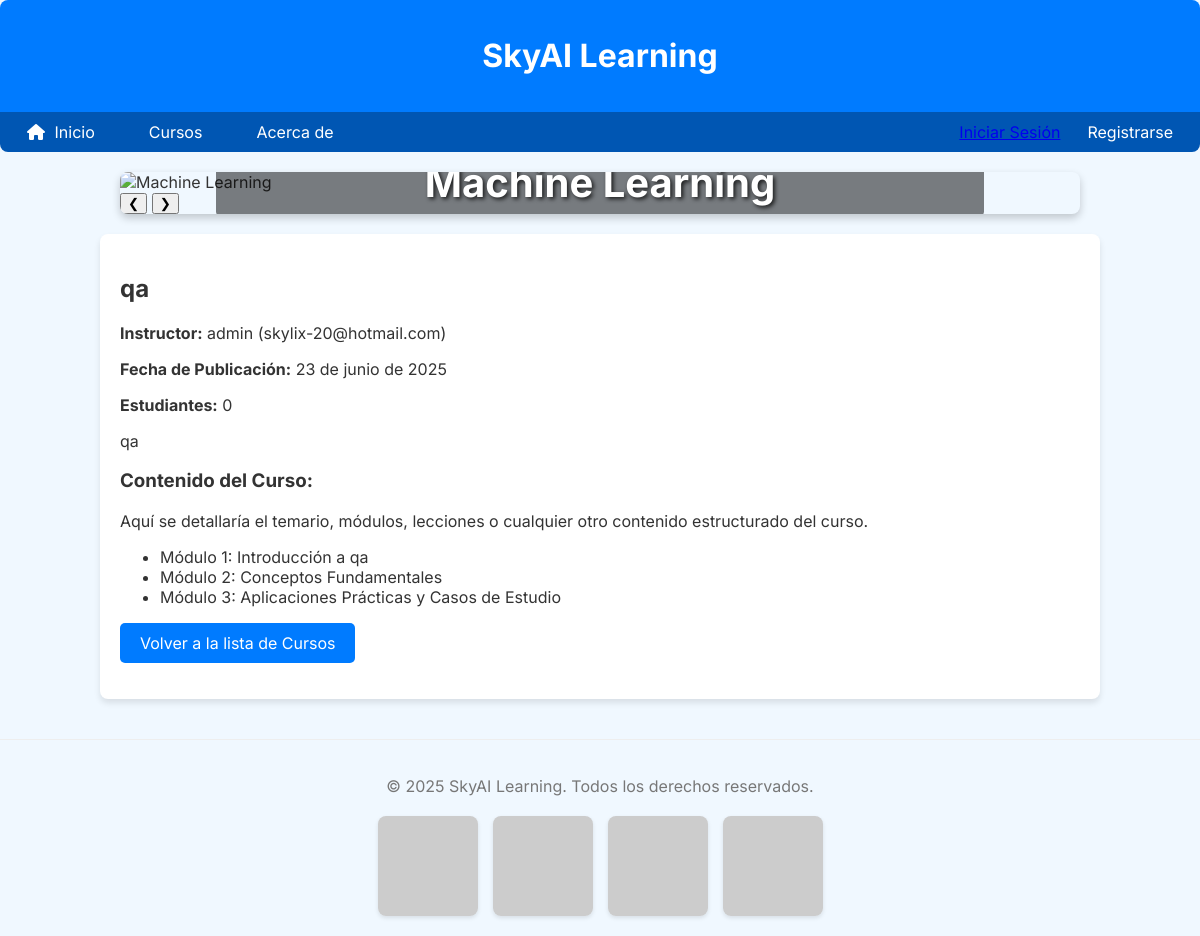
/courses/2/, run on the app's committed database.
### pag/models.py (models this page shows, shortened)
class Course(models.Model):
    title = models.CharField(max_length=200, verbose_name="Título del Curso")
    description = models.TextField(verbose_name="Descripción")
    students_count = models.IntegerField(default=0, verbose_name="Número de Estudiantes")
    published_date = models.DateField(blank=True, null=True, verbose_name="Fecha de Publicación")
    instructor = models.ForeignKey(Instructor, on_delete=models.CASCADE, related_name='courses', verbose_name="Instructor")
    class Meta:
        verbose_name = "Curso"
        verbose_name_plural = "Cursos"
        ordering = ['-published_date', 'title'] # Ordenar por fecha descendente y luego por título

class Instructor(models.Model):
    name = models.CharField(max_length=100, verbose_name="Nombre del Instructor")
    email = models.EmailField(unique=True, verbose_name="Correo Electrónico")
    class Meta:
        verbose_name = "Instructor"
        verbose_name_plural = "Instructores"
        ordering = ['name'] # Ordenar por nombre por defecto

### pag/views.py (the view)
# urls.py: path('courses/<int:pk>/', course_detail_view, name='course_detail'),
def course_detail_view(request, pk):
    course = get_object_or_404(Course, pk=pk)
    return render(request, 'pag/course_detail.html', {'course': course})

### pag/templates/pag/course_detail.html (shortened to what this page needs)
{% extends 'core/base.html' %}
{% block content %}
<h2>{{ course.title }}</h2>
<p><strong>Instructor:</strong> {{ course.instructor.name }} ({{ course.instructor.email }})</p>
<p><strong>Fecha de Publicación:</strong> {{ course.published_date|default:"N/A" }}</p>
<p><strong>Estudiantes:</strong> {{ course.students_count }}</p>
<div class="course-description-content">
    <p>{{ course.description|linebreaksbr }}</p>
</div>
<h3>Contenido del Curso:</h3>
<p>Aquí se detallaría el temario, módulos, lecciones o cualquier otro contenido estructurado del curso.</p>
<ul>
    <li>Módulo 1: Introducción a {{ course.title }}</li>
    <li>Módulo 2: Conceptos Fundamentales</li>
    <li>Módulo 3: Aplicaciones Prácticas y Casos de Estudio</li>
</ul>
<p>
    <a href="{% url 'pag:course_list' %}" class="button">Volver a la lista de Cursos</a>
</p>
{% endblock %}

### templates/core/base.html (style rules this page uses)
body { font-family: 'Inter', sans-serif; margin: 0; padding: 0; background-color: #f0f8ff; color: #333; }
.button { display: inline-block; padding: 10px 20px; background-color: #007bff; color: white; text-decoration: none; border-radius: 5px; transition: background-color 0.3s ease; border: none; cursor: pointer; }

### data on the page
Course: title "qa", instructor.name "admin", instructor.email "skylix-20@hotmail.com", published_date "23 de junio de 2025", students_count "0", description "qa"
